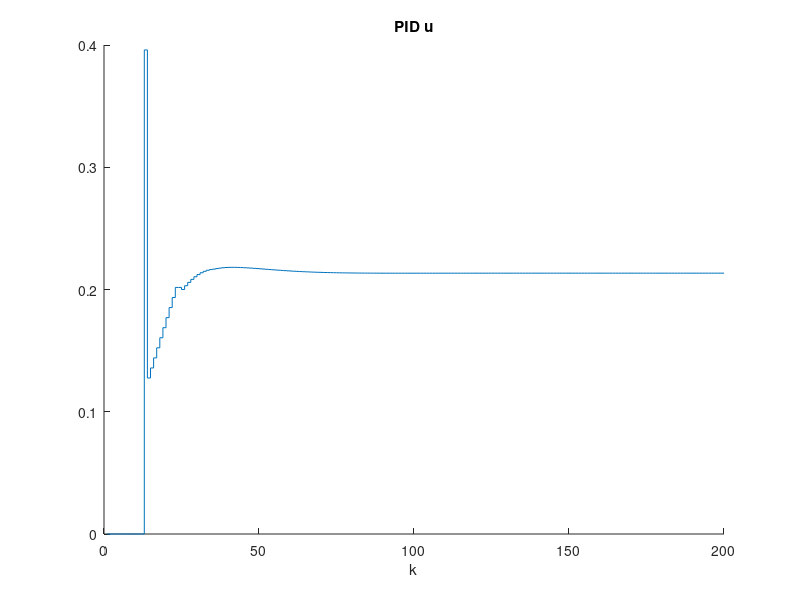
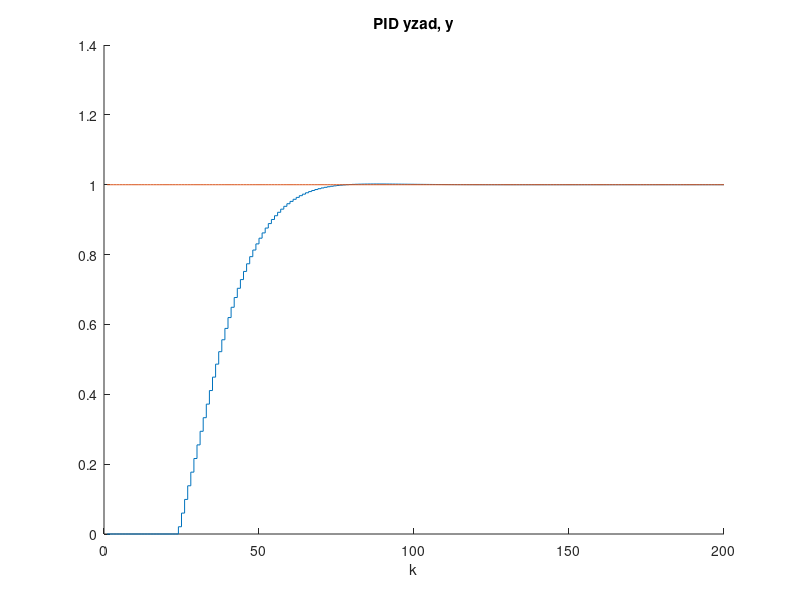
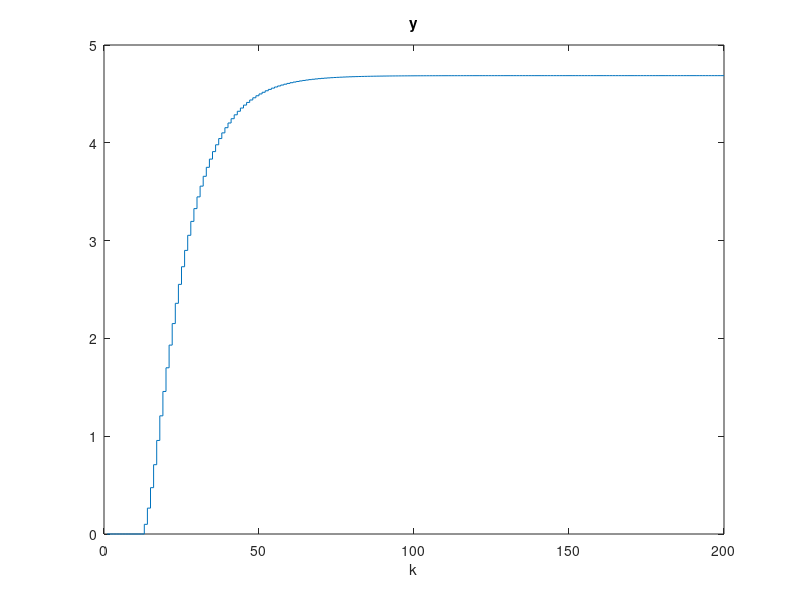
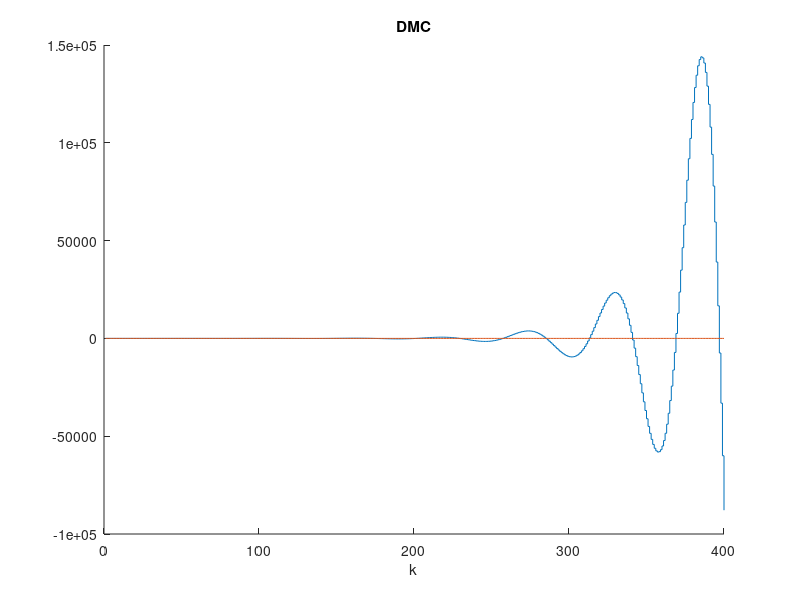

The MATLAB source for these figures, in order:
%Michał Stolarz
%Zad nr 4

Kk = 0.4802 % Kp=0.4802 <- wzmocnienie krytyczne Tk = 20 sek  <- okres oscylacji
Tk = 20

%nastawy
Kp=0.6*Kk
Ti=(0.5*Tk)
Td=0.12*Tk

Kp=Kp*0.4
Ti=Ti*0.7
Td=Td*0.5

%dyskretny regulator
Tp=0.5

r0 = Kp*(1+(Tp/(2*Ti))+(Td/Tp))
r1 = Kp*(-1-2*(Td/Tp)+Tp/(2*Ti))
r2 = (Kp*Td)/Tp

%dyskretny obiekt


%inicjalizacja 
b0=1.677;
b1=-0.6981; 
c0=0.524; 
c1=0.04649; 




%###########PID##############
kk=200; %koniec symulacji 

x=1:kk
y=zeros(kk,1);
u=zeros(kk,1);

%warunki pocztkowe 
u(1:12)=0; 
y(1:12)=0; 
yzad(1:12)=1; 
yzad(13:kk)=1; 
e(1:12)=0; 

for k=13:kk; %główna ptla symulacyjna 
%symulacja obiektu 
     y(k)=1.677*y(k-1)-0.6981*y(k-2)+0.0524*u(k-11)+0.04649*u(k-12);
%uchyb regulacji 
     e(k)=yzad(k)-y(k); 
%sygnał sterujcy regulatora PID 
     u(k)=r2*e(k-2)+r1*e(k-1)+r0*e(k)+u(k-1); 
end; 

%wyniki symulacji
figure;
hold on;
stairs(x,u); 
title("PID u");
xlabel("k");
hold off

figure; 
hold on
stairs(x,y)
hold on
stairs(x,yzad) 
title("PID yzad, y")
xlabel("k") 
hold off




%##########Odpowiedź skokowa obiektu###############

kk=200; %koniec symulacji 

x=1:kk
y=zeros(kk,1);
u=zeros(kk,1);

%warunki pocztkowe 
u(1:12)=0; 
y(1:12)=0; 
u(1:12)=1; 
u(13:kk)=1;  

for k=13:kk; %główna petla symulacyjna 
%symulacja obiektu 
     y(k)=1.677*y(k-1)-0.6981*y(k-2)+0.0524*u(k-11)+0.04649*u(k-12); 
end; 

%wyniki symulacji
figure;
stairs(x,y); 
title("y");
xlabel("k");
hold off


%########## DCM ###############

% Wektor z rzędnymi odpowiedzi skokowych obiektu

s = y;

% Horyzonty

D=25;
N=25;
Nu=15;

% Współczynnik kary za przyrosty sterowania

lambda=1000;

% Generacja macierzy

M=zeros(N,Nu);
for i=1:N
   for j=1:Nu
      if (i>=j)
         M(i,j)=s(i-j+1);
      end;
   end;
end;

MP=zeros(N,D-1);
for i=1:N
   for j=1:D-1
      if i+j<=D
         MP(i,j)=s(i+j)-s(j);
      else
         MP(i,j)=s(D)-s(j);
      end;      
   end;
end;

% Obliczanie parametrów regulatora

I=eye(Nu);
K=((M'*M+lambda*I)^-1)*M';
%ku=K(1,:)*MP;
%ke=sum(K(1,:));

%formatka = '%f,';
%fprintf(formatka, ku)
kk=400
y_zad = ones(kk,1)
y_model = zeros(kk,1)
d_u=zeros(N,1)
d_u_stare = zeros(N,1)
u = zeros(Nu,1)

for k=13:kk; %główna petla symulacyjna 
   
   y_model(k)=1.677*y_model(k-1)-0.6981*y_model(k-2)+0.524*u(k-11)+0.04649*u(k-12); %odpowiedź modelu na sterowanie 
  
   d_u = K*(y_zad(1)*ones(N,1)- y_model(k)*ones(N) -MP*d_u_stare(1:N-1)); %zmiana sterowania
   
   d_u_stare(2:end)=d_u_stare(1:end-1)%przesuniecie
   d_u_stare(1) = d_u(1);
   
   u(k)=u(k-1)+d_u(1); %sterowanie
   
   
end; 

%wyniki symulacji
figure
hold on
stairs(y_model);
stairs(y_zad) 
title("DMC");
xlabel("k");
hold off
